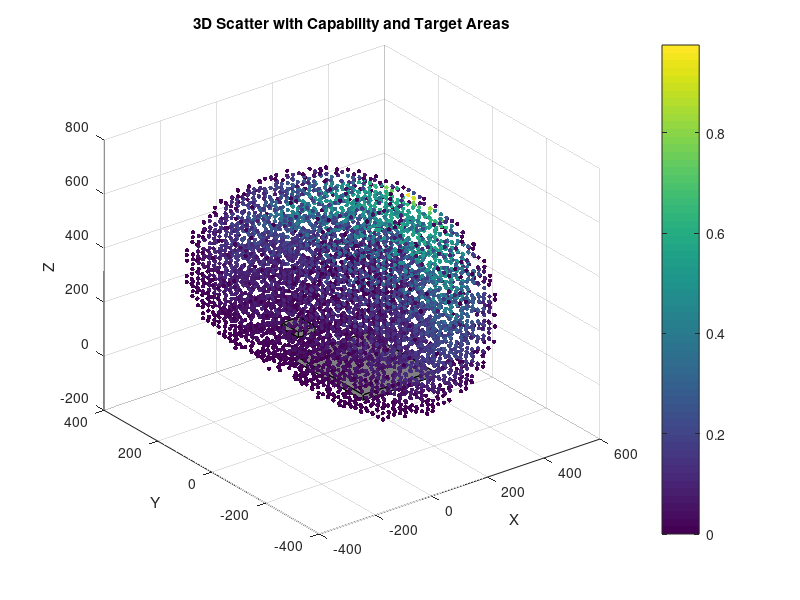
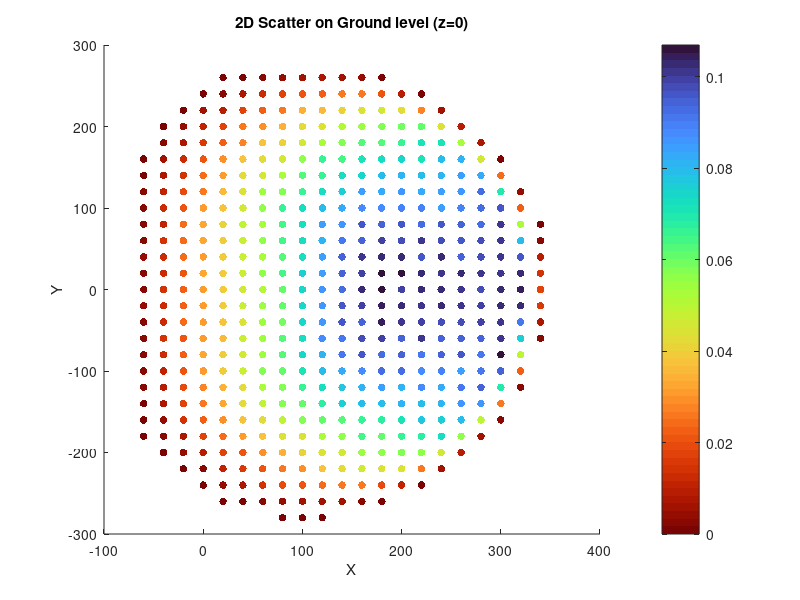

Write the MATLAB code that produced these figures, in order. (Note: this script raises an error after producing the figures.)
clc 
clear all
load capability_1_76_2_136

% Define grid parameters
gridResolution = 20; % size of each voxel, 20x20x20 mm
gridExtent = [1200, 1200, 1200]; % extent of the grid in x, y, and z directions
gridmin = [-600, -600, -200]; % minimum value of the grid in x, y, z directions

normalized_cap = capability_value / max(max(max(capability_value)));
counter = 1;

for i = 1:gridExtent(1)/gridResolution
    for j = 1:gridExtent(2)/gridResolution
        for k = 1:gridExtent(3)/gridResolution
            
            if normalized_cap(i,j,k) ~= 0
            xx(counter) = i*gridResolution + gridmin(1);
            yy(counter) = j*gridResolution + gridmin(2);
            zz(counter) = k*gridResolution + gridmin(3);
            cap(counter) = normalized_cap(i,j,k);
            if i == 25 && j == 30 && k == 21
            cap_basket = cap(counter);
            end
            counter = counter + 1
            end
        end
    end
end

% Create 3D scatter plot
figure(1)
scatter3(xx(1:5:end), yy(1:5:end), zz(1:5:end), 10, cap(1:5:end), 'filled');
colorbar; % Add a color bar to show the mapping of quality values to colors
xlabel('X');
ylabel('Y');
zlabel('Z');
title('3D Scatter with Capability and Target Areas');
hold on

% Create target surfaces of ground and basket
X = [20 20 270 270 20 20 270 270];
Y = [125 -125 -125 125 125 -125 -125 125];
Z = [-10 -10 -10 -10 10 10 10 10];
patch('Vertices', [X' Y' Z'], 'Faces', [1 2 3 4; 1 5 6 2; 2 6 7 3; 3 7 8 4; 4 8 5 1; 5 6 7 8], 'FaceColor', [0.5 0.5 0.5]);
hold on

X = [-60 -60 -120 -120     -60 -60 -120 -120];
Y = [30 -30 -30 30          30 -30  -30   30];
Z = [217 217 217 217         237 237 237 237];
patch('Vertices', [X' Y' Z'], 'Faces', [1 2 3 4; 1 5 6 2; 2 6 7 3; 3 7 8 4; 4 8 5 1; 5 6 7 8], 'FaceColor', [0.5 0.5 0.5]);

% view X-Y with z = 0 (ground)
counter = 1;
clear xxx
clear yyy
clear cap0
for i = 1:length(cap)
    if zz(i) == 0
        xxx(counter) = xx(i);
        yyy(counter) = yy(i);
        cap0(counter) = cap(i);
        counter = counter + 1;
    end
end

figure(2)
scatter(xxx,yyy, 30, cap0, 'filled');
colorbar;
colormap(flipud(turbo));
xlabel('X');
ylabel('Y');
title('2D Scatter on Ground level (z=0)');
hold on
X = [20 20 270 270 20 20 270 270];
Y = [125 -125 -125 125 125 -125 -125 125];
p = patch(X,Y, [0.5 0.5 0.5]);
p.FaceAlpha = 0.4;

% view X-Y with z = 227 (basket)
counter = 1;
clear xxx
clear yyy
clear cap0
for i = 1:length(cap)
    if zz(i) == 220
        xxx(counter) = xx(i);
        yyy(counter) = yy(i);
        cap0(counter) = cap(i);
        counter = counter + 1;
    end
end

figure(3)
scatter(xxx,yyy, 30, cap0, 'filled');
colorbar;
colormap(flipud(turbo));
xlabel('X');
ylabel('Y');
title('2D Scatter on Basket level (z=227 mm)');
hold on
X = [-60 -60 -120 -120     -60 -60 -120 -120];
Y = [30 -30 -30 30          30 -30  -30   30];
p = patch(X,Y, [0.5 0.5 0.5]);
p.FaceAlpha = 0.4;

% view Y-Z with y = 0 (lateral)
counter = 1;
clear zzz
clear xxx
clear cap0
for i = 1:length(cap)
    %if yy(i) >= -20 && yy(i) <= 20
    if yy(i) == 0
        zzz(counter) = zz(i);
        xxx(counter) = xx(i);
        cap0(counter) = cap(i);
        counter = counter + 1;
    end
end

figure(4)

scatter(xxx,zzz, 30, cap0, 'filled');
colormap();
colorbar;
xlabel('X');
ylabel('Z');
title('2D Scatter on y = 0');
hold on
X = [ 20 270 270 20];
Z = [10 10 -10 -10];
p = patch(X,Z, [0.5 0.5 0.5]);
p.FaceAlpha = 0.4;
hold on
X = [-60 -60 -120 -120];
Z = [230 220 220 230];
p = patch(X,Z, [0.5 0.5 0.5]);
p.FaceAlpha = 0.4;

